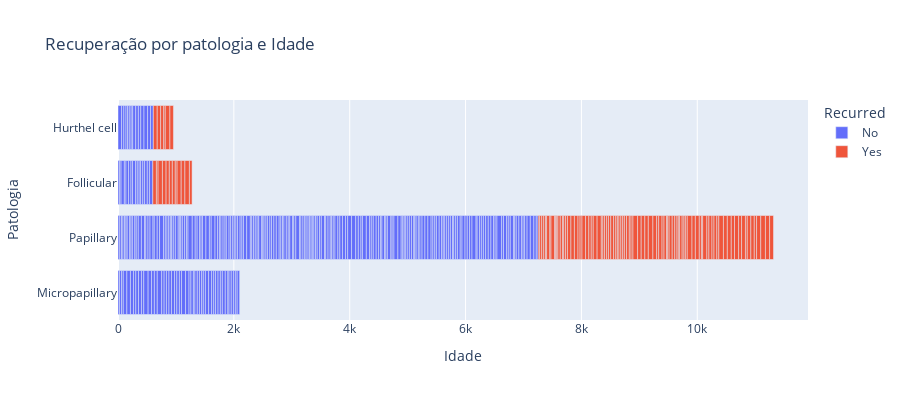

This figure's notebook cell:
### Code cell
fig = px.bar(data, x = 'Age', y = 'Pathology', color= 'Recurred', 
             hover_data=['Recurred'], height= 400, 
             title = 'Recuperação por patologia e Idade',
             labels={'Age': 'Idade',
                     'Pathology': 'Patologia'})
fig.show()

### Figure 1 — Plotly figure (JSON) as saved in the notebook; plotly's stock layout.template omitted (floating-point values rounded to 4 significant figures; data arrays with more than 128 entries replaced by an {"elided": "..."} marker saying what was removed)
{"data": [{"alignmentgroup": "True", "customdata": {"elided": "275x1 str values"}, "hovertemplate": "Recurred=%{customdata[0]}<br>Idade=%{x}<br>Patologia=%{y}<extra></extra>", "legendgroup": "No", "marker": {"color": "#636efa", "pattern": {"shape": ""}}, "name": "No", "offsetgroup": "No", "orientation": "h", "showlegend": true, "textposition": "auto", "type": "bar", "x": {"elided": "275 int values"}, "xaxis": "x", "y": {"elided": "275 str values"}, "yaxis": "y"}, {"alignmentgroup": "True", "customdata": [["Yes"], ["Yes"], ["Yes"], ["Yes"], ["Yes"], ["Yes"], ["Yes"], ["Yes"], ["Yes"], ["Yes"], ["Yes"], ["Yes"], ["Yes"], ["Yes"], ["Yes"], ["Yes"], ["Yes"], ["Yes"], ["Yes"], ["Yes"], ["Yes"], ["Yes"], ["Yes"], ["Yes"], ["Yes"], ["Yes"], ["Yes"], ["Yes"], ["Yes"], ["Yes"], ["Yes"], ["Yes"], ["Yes"], ["Yes"], ["Yes"], ["Yes"], ["Yes"], ["Yes"], ["Yes"], ["Yes"], ["Yes"], ["Yes"], ["Yes"], ["Yes"], ["Yes"], ["Yes"], ["Yes"], ["Yes"], ["Yes"], ["Yes"], ["Yes"], ["Yes"], ["Yes"], ["Yes"], ["Yes"], ["Yes"], ["Yes"], ["Yes"], ["Yes"], ["Yes"], ["Yes"], ["Yes"], ["Yes"], ["Yes"], ["Yes"], ["Yes"], ["Yes"], ["Yes"], ["Yes"], ["Yes"], ["Yes"], ["Yes"], ["Yes"], ["Yes"], ["Yes"], ["Yes"], ["Yes"], ["Yes"], ["Yes"], ["Yes"], ["Yes"], ["Yes"], ["Yes"], ["Yes"], ["Yes"], ["Yes"], ["Yes"], ["Yes"], ["Yes"], ["Yes"], ["Yes"], ["Yes"], ["Yes"], ["Yes"], ["Yes"], ["Yes"], ["Yes"], ["Yes"], ["Yes"], ["Yes"], ["Yes"], ["Yes"], ["Yes"], ["Yes"], ["Yes"], ["Yes"], ["Yes"], ["Yes"]], "hovertemplate": "Recurred=%{customdata[0]}<br>Idade=%{x}<br>Patologia=%{y}<extra></extra>", "legendgroup": "Yes", "marker": {"color": "#EF553B", "pattern": {"shape": ""}}, "name": "Yes", "offsetgroup": "Yes", "orientation": "h", "showlegend": true, "textposition": "auto", "type": "bar", "x": [26, 36, 35, 31, 18, 62, 56, 20, 62, 17, 21, 20, 40, 38, 21, 31, 34, 60, 60, 62, 36, 29, 33, 75, 62, 56, 42, 34, 67, 63, 67, 73, 26, 30, 36, 31, 40, 49, 38, 27, 27, 33, 32, 29, 37, 48, 30, 33, 80, 62, 63, 60, 79, 65, 35, 58, 34, 56, 52, 51, 31, 44, 15, 29, 53, 45, 38, 23, 22, 44, 31, 25, 32, 82, 58, 68, 37, 59, 21, 73, 35, 54, 26, 53, 35, 49, 34, 80, 67, 68, 71, 64, 80, 56, 71, 78, 51, 67, 31, 62, 59, 40, 46, 72, 81, 72, 61, 67], "xaxis": "x", "y": ["Papillary", "Papillary", "Papillary", "Papillary", "Papillary", "Follicular", "Papillary", "Papillary", "Papillary", "Papillary", "Papillary", "Papillary", "Papillary", "Papillary", "Papillary", "Papillary", "Papillary", "Papillary", "Papillary", "Papillary", "Papillary", "Follicular", "Papillary", "Follicular", "Papillary", "Papillary", "Papillary", "Papillary", "Hurthel cell", "Follicular", "Papillary", "Papillary", "Papillary", "Papillary", "Papillary", "Papillary", "Papillary", "Papillary", "Papillary", "Papillary", "Papillary", "Papillary", "Papillary", "Papillary", "Papillary", "Papillary", "Papillary", "Papillary", "Papillary", "Papillary", "Papillary", "Papillary", "Papillary", "Papillary", "Papillary", "Papillary", "Papillary", "Follicular", "Follicular", "Follicular", "Follicular", "Papillary", "Papillary", "Papillary", "Papillary", "Papillary", "Papillary", "Papillary", "Papillary", "Papillary", "Papillary", "Papillary", "Papillary", "Papillary", "Papillary", "Papillary", "Papillary", "Hurthel cell", "Papillary", "Papillary", "Papillary", "Hurthel cell", "Hurthel cell", "Papillary", "Papillary", "Papillary", "Papillary", "Papillary", "Papillary", "Papillary", "Follicular", "Follicular", "Hurthel cell", "Papillary", "Papillary", "Follicular", "Papillary", "Papillary", "Papillary", "Papillary", "Papillary", "Papillary", "Follicular", "Papillary", "Papillary", "Papillary", "Hurthel cell", "Papillary"], "yaxis": "y"}], "layout": {"barmode": "relative", "height": 400, "legend": {"title": {"text": "Recurred"}, "tracegroupgap": 0}, "title": {"text": "Recuperação por patologia e Idade"}, "xaxis": {"anchor": "y", "domain": [0, 1], "title": {"text": "Idade"}}, "yaxis": {"anchor": "x", "domain": [0, 1], "title": {"text": "Patologia"}}}}
